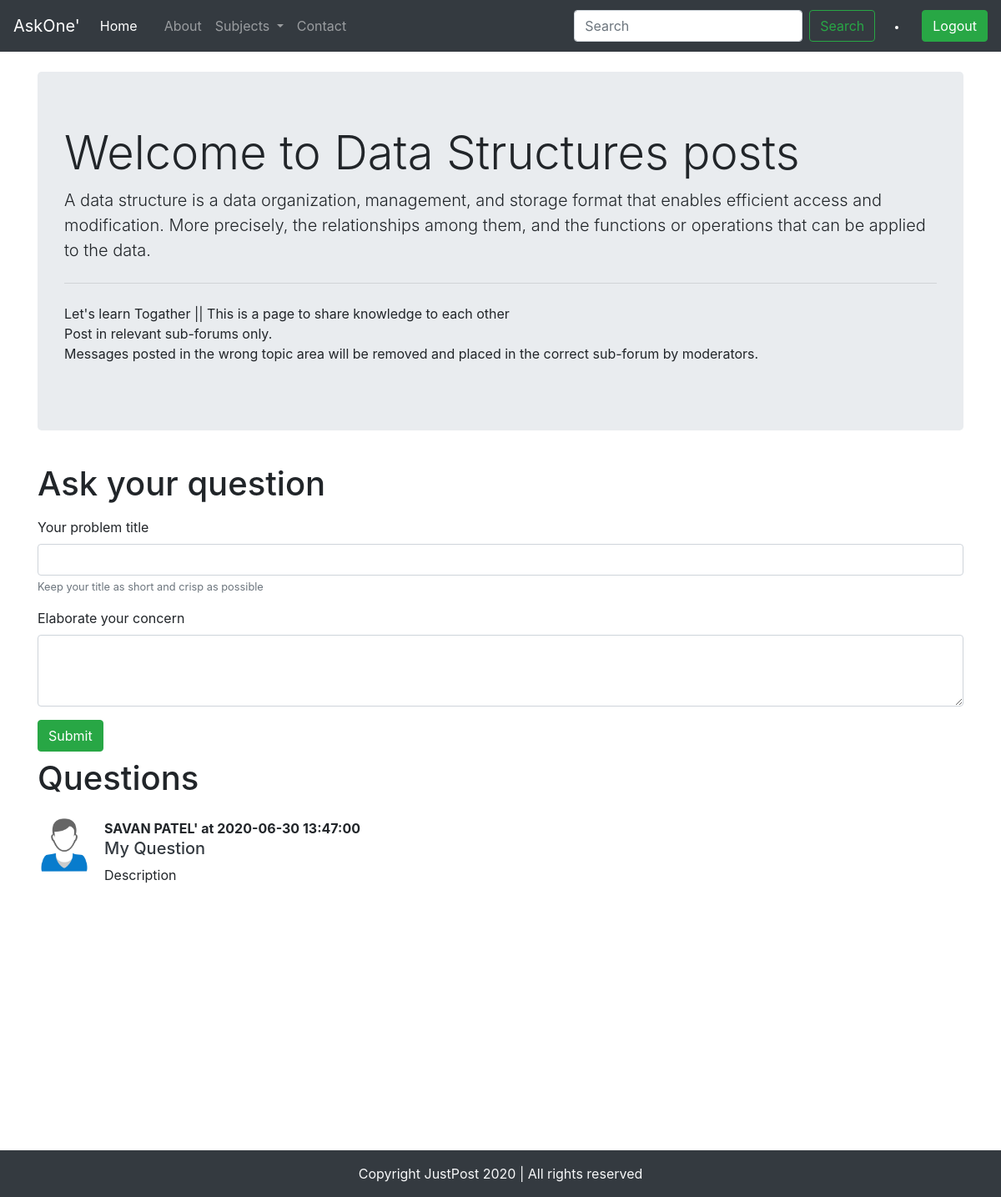
The app's page /threadlist.php?catid=2 (signed in) with its own data.
### tables this page shows
CREATE TABLE `categories` (
  `category_id` int(8) NOT NULL,
  `category_image` varchar(255) NOT NULL,
  `category_name` varchar(255) NOT NULL,
  `category_description` varchar(255) NOT NULL,
  `created` datetime NOT NULL DEFAULT current_timestamp()
);

CREATE TABLE `threads` (
  `thread_id` int(7) NOT NULL,
  `thread_title` varchar(255) NOT NULL,
  `thread_desc` text NOT NULL,
  `thread_user_id` int(7) NOT NULL,
  `thread_category_id` int(7) NOT NULL,
  `time_stamp` datetime NOT NULL DEFAULT current_timestamp()
);

CREATE TABLE `users` (
  `sr_no` int(8) NOT NULL,
  `image` varchar(255) NOT NULL,
  `username` varchar(50) NOT NULL,
  `user_email` varchar(30) NOT NULL,
  `user_bio` text DEFAULT NULL,
  `timestamp` datetime NOT NULL DEFAULT current_timestamp()
);

### threadlist.php (the view, shortened to what this page needs)
    <?php
    include 'partials/_dbconnect.php';
    $id = $_GET['catid'];
    $sql = "SELECT * FROM `categories` WHERE `category_id`= $id";
    $result = mysqli_query($conn,$sql);
    while ($row = mysqli_fetch_assoc($result)){
        $catname = $row['category_name'];
        $catdesc = $row['category_description'];
    }
    ?>
    <!doctype html>
    <html lang="en">
    <head>
        <link rel="stylesheet" href="https://stackpath.bootstrapcdn.com/bootstrap/4.5.0/css/bootstrap.min.css"
>
    </head>
    <body onload="loading()">
        <?php include 'partials/_header.php'; ?>
        <div class="container my-4">
            <div class="jumbotron">
                <h1 class="display-4 catname">Welcome to <?php echo $catname; ?> posts</h1>
                <p class="lead catdesc"><?php echo $catdesc; ?></p>
                <hr class="my-4">
                <p>Let's learn Togather || This is a page to share knowledge to each other
                    <br>
                    Post in relevant sub-forums only.<br>
                    Messages posted in the wrong topic area will be removed and placed in the correct sub-forum by
                    moderators.<br>
            </div>
        </div>
        <?php
    if (isset($_SESSION['loggedin']) && $_SESSION['loggedin'] == 1 ) {
        echo '
        <div class="container">
        <h1 class="py-2">Ask your question</h1>
        <form action="'.$_SERVER["REQUEST_URI"].'" method="post">
            <div class="form-group">
                <label for="title">Your problem title</label>
                <input type="text" class="form-control" id="title" name="title" aria-describedby="emailHelp" required>
                <small id="emailHelp" class="form-text text-muted">Keep your title as short and crisp as
                    possible</small>
            </div>
            <div class="form-group">
                <label for="desc">Elaborate your concern</label>
                <textarea class="form-control" id="desc" name="desc" rows="3" required></textarea>
            </div>
            <button type="submit" class="btn btn-success">Submit</button>
        </form>
    </div>
        ';
    }
    ?>
        <div class="container mb-5" id="que">
            <h1 class="py-2">Questions</h1>
            <?php
    $id = $_GET['catid'];
    $sql = "SELECT * FROM `threads` WHERE `thread_category_id`= $id";
    $result = mysqli_query($conn,$sql);
    while ($row = mysqli_fetch_assoc($result)){
        $title = $row['thread_title'];
        $desc = $row['thread_desc'];
        $th_id = $row['thread_id'];
        $thread_time = $row['time_stamp'];
        $user_id = $row['thread_user_id'];
        $sql2 = "SELECT username FROM `users` where sr_no=$user_id";
        $result2 = mysqli_query($conn, $sql2);
        $row2 = mysqli_fetch_assoc($result2);
       echo'
             <div class="media my-3">
                <img src="img/user-default.png" width="64px" class="mr-3" alt="...">
                <div class="media-body">
                <p class="font-weight-bold my-0">'.$row2['username'].' at '.$thread_time.'</p>
                    <h5 class="mt-0"><a class="text-dark" href="thread.php?threadid='.$th_id.'">'.$title.'</a></h5>
                    '.$desc.'
                </div>
            </div>';
    }
        ?>
        </div>
        <?php include 'partials/_footer.php'; ?>
    </body>
    </html>

### threadlist.php (style rules this page uses)
#que { min-height: 430px; }
* { margin: 0; padding: 0; }

### records on screen
categories: category_name "Data Structures", category_description "A data structure is a data organization‚ management, and storage format that enables efficient access and modification. More precisely, the relationships among them, and the functions or operations that can be applied to the data."
threads: users.username "SAVAN PATEL'", time_stamp "2020-06-30 13:47:00", thread_title "My Question", thread_desc "Description"
